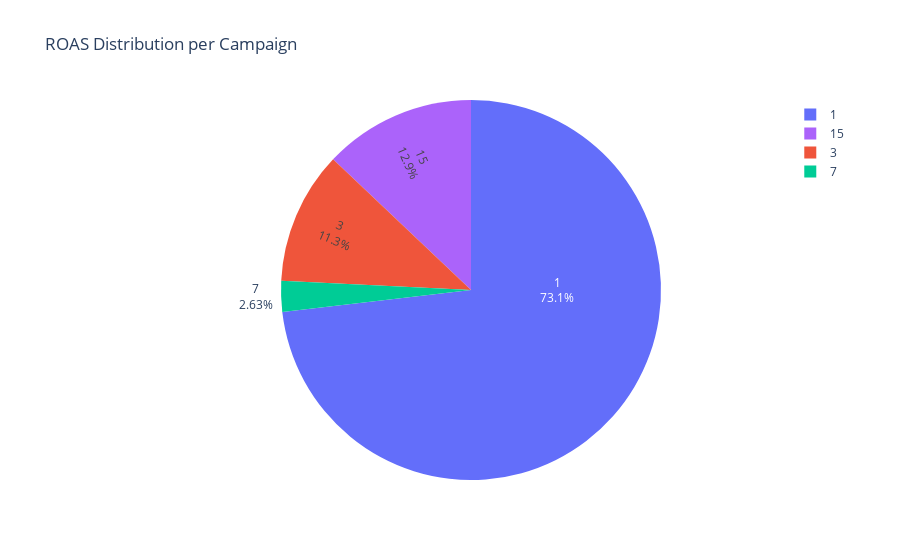

The cell this chart's notebook holds for it:
### Markdown cell above
Pie chart (ROAS)

### Code cell
fig = go.Figure()

fig.add_trace(go.Pie(
    labels=campaign_per["Campaign"],
    values=campaign_per["ROAS"],
    textinfo="label+percent",
    insidetextorientation="radial",
    marker=dict(colors=["#636EFA", "#EF553B", "#00CC96", "#AB63FA", "#FFA15A"])))

fig.update_layout(
    title="ROAS Distribution per Campaign",
    template="plotly_white")

fig.show()

### Figure 1 — Plotly figure (JSON) as saved in the notebook; plotly's stock layout.template omitted (floating-point values rounded to 4 significant figures)
{"data": [{"insidetextorientation": "radial", "labels": [1, 3, 7, 15], "marker": {"colors": ["#636EFA", "#EF553B", "#00CC96", "#AB63FA", "#FFA15A"]}, "textinfo": "label+percent", "type": "pie", "values": [95.48, 14.74, 3.43, 16.88]}], "layout": {"title": {"text": "ROAS Distribution per Campaign"}}}
